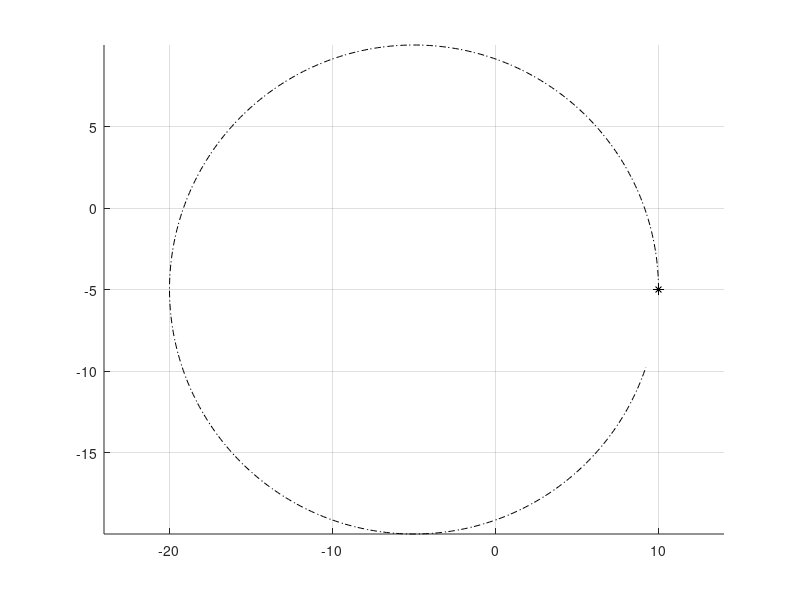

Reproduce this figure in MATLAB. (Note: this script raises an error after producing the figure.)
% Script to generate vehicle path and collision data using a constant
% radius circular model of the vehicle behavior. Currently assumes the
% vehicle CG travels on the circle and that there is zero sideslip angle.
% Could be extended to include vehicle sideslip, though the approach
% would have to use either max sideslip angle or change the bounds of the
% vehicle as it goes around.

% Notation: px denotes points. For example, p0 is initial point, pc is the
% center point, etc.

% Set the getNewData flag to 1 to set new obstacles by mouse clicking
flag_getNewData = 1;
flag_loadData = 0;

addpath('~/Documents/MATLAB/PSU_GeometryLib/Functions/')

% Clear existing data if new data is desired
if 1 == flag_getNewData || 1 == flag_loadData
    clearvars -except flag*
%     % Reset the flag for later use since clearvars will clear it
%     flag_getNewData = 1;
    if 1 == flag_loadData
        load test_obstacle
        flag_getNewData = 0;
    end
end

% Enumerate the body positions and directions
LF = 1; RF = 2; RR = 3; LR = 4; X = 1; Y = 2;

% Vehicle trajectory information
vx = 20;        % longitudinal speed (m/s)
R = 15;         % path radius (m) with sign (+ left, - right)
p0 = [10,-5];     % initial position of vehicle (m,m)
h0 = pi/2;     % initial heading of vehicle (rad)
a0 = 15*pi/180; % vehicle body slip angle (rad)
tf = 1.9*pi*abs(R)/vx;         % time horizon to check (s)
% Create a vector of the trajectory information
x0 = [p0'; h0; a0; vx; R];
% Vehicle dimensional information
vehicle.dr = 2.2;       % CG-front bumper distance (m)
vehicle.df = 8;        % CG-rear bumper distance (m)
vehicle.w = 2.0;        % vehicle width (m)

% Plot the points
figure(1)
clf
hold on
grid on
axis equal

% Plot the vehicle CG at the initial location
plot(p0(1),p0(2),'k*')
% Plot a plus sign over the circle to make something akin to a CG symbol
plot(p0(1),p0(2),'k+','markersize',8)

% Calculate center point of vehicle trajectory circle
pc(1) = p0(1) + R*cos(h0+pi/2);
pc(2) = p0(2) + R*sin(h0+pi/2);

% Generate a trajectory for the given time horizon
del_t = 0.01;
t = (0:del_t:tf)';
theta = vx*t/R + h0 - pi/2;
N = length(t);
pv = zeros(N,2);
pv(:,1) = R*cos(theta) + pc(1);
pv(:,2) = R*sin(theta) + pc(2);
% And plot the trajectory
plot(pv(:,1),pv(:,2),'k-.')

% Calculate the various pertinent radii and corner points of the vehicle
[radii,vehicleBB,radiiFlags] = fcn_Patch_CalcCircularTrajectoryGeometry(x0,vehicle);

% Parse out which radii are which
Rinside = sign(R)*radii(1);
RoutsideFront = sign(R)*radii(2);
RoutsideRear = sign(R)*radii(3);
Rmin = sign(R)*radii(6);
Rmax = sign(R)*radii(7);

% The radii flags can be used to determine which edges of the vehicle are
% of concern for calculating collisions. Possibilities are left, front, and
% right (radiiFlags = [5,3]/[tangent,RR] or [4,3]/[LR,RR]), left and front
% (radiiFlags = [5,2]/[tangent,RF] or [4,2]/[LR,RF]), or front and right
% (radiiflags = [1,3]/[LF,RR])
fprintf(1,"Min radius is %0.2f, max radius is %0.2f\n",Rmin,Rmax);
locations = {'LF','RF','RR','LR','tangent'};
fprintf(1,"Min radius on the %s point, max radius on the %s point\n",...
    locations{radiiFlags(1)},locations{radiiFlags(2)});

% Calculate the offset to the angular position based on the back end of the
% vehicle (in order to plot the extra portion of the clearance curves)
rear_offset = 1.1*sign(R)*atan2(-vehicle.dr,sign(R)*R+vehicle.w/2);
theta_arcs = linspace(theta(1)+rear_offset,theta(end),100);
plot(Rinside*cos(theta_arcs) + pc(1),Rinside*sin(theta_arcs) + pc(2),'-','color',[0.7 0.7 0.7]);
plot(RoutsideFront*cos(theta_arcs) + pc(1),RoutsideFront*sin(theta_arcs) + pc(2),'-','color',[0.7 0.7 0.7]);
plot(Rmin*cos(theta_arcs) + pc(1),Rmin*sin(theta_arcs) + pc(2),'r-');
plot(Rmax*cos(theta_arcs) + pc(1),Rmax*sin(theta_arcs) + pc(2),'b-');

% Plot the initial vehicle location
plotVehicleBB(p0,h0+a0,vehicle,1)

% Create some obstacles in the global coordinates
if 1 == flag_getNewData
    %pause(); % Used for zooming the plot to create more accurate obstacles, if desired
    Nobstacles = 1;
    % Create an template obstacle structure array to fill
    obstacles = struct('id',{},'color',{},'primitive',{},'primparams',{},'aabb',{},'pointsX',{},'pointsY',{});
    
    for obstacleInd = 1:Nobstacles
        % Add an obstacle by clicking to generate the points and then
        % turning the points into a patch object
        [xobst,yobst] = ginput;
        obstacles(obstacleInd).pointsX = xobst;
        obstacles(obstacleInd).pointsY = yobst;
        obstacles(obstacleInd).color = [0.4 0.4 0.4];
    end
end

% Plot the patch object over the trajectory lines using the patch plotting
% utility
[h,hpts] = fcn_Patch_plotPatch(obstacles,1);
% Update the axis limits to see the complete scenario
axis auto

%% Check for a collision at the initial configuration

% Set a flag that will be set if any of the obstacles yield a collision
initial_collision_flag = 0;

% Loop through each obstacle, checking for collisions with the vehicle
for obstacleInd = 1:Nobstacles
    % Use the polyxpoly function to check for overlaps between the car
    % bounding box and obstacle polyshapes
    [XI,YI] = polyxpoly(vehicleBB([1:end 1],X),vehicleBB([1:end 1],Y),obstacles(obstacleInd).pointsX([1:end 1]),obstacles(obstacleInd).pointsY([1:end 1]));
    
    % If there are entries in the intersection vectors, there is a
    % collision. Checking XI only since XI and YI are the same size.
    if ~isempty(XI)
        % Since the intersection vectors were non-empty, there is a
        % collision. Set the flag appropriately.
        initial_collision_flag = 1;
        % Output the collision notification
        fprintf(1,'Vehicle initial position is in conflict with obstacle %d.\n',obstacleInd);
        % Determine the overlap between the vehicle and obstacle
        collisionPoly = intersect(polyshape(vehicleBB([1:end 1],X),vehicleBB([1:end 1],Y)),polyshape(obstacles(obstacleInd).pointsX([1:end 1]),obstacles(obstacleInd).pointsY([1:end 1])));
        % Plot the overlapped region in red for the user's review
        plot(collisionPoly,'facecolor','red')
    end
end

%% Determine the nearest collision

% Run this check only if the vehicle does not begin in a state of collision
if 0 == initial_collision_flag
    tic     % Start timer
    % Check for straight-line motion
    if Inf == abs(R)
        error('This script does not handle straight line motion. Use script_test_fcn_Patch_checkStraightCollisions instead.');
    else
        % Run the main collision detection algorithm
        [collFlags,collTime,collAngle,collLoc,clearance,bodyCollLoc] = fcn_Patch_checkCollisions(x0,vehicle,obstacles);
    end
    ET = toc;   % Stop timer and store the elapsed time
    
    fprintf(1,'Determined collision geometry for %d objects in %0.3f seconds.\n',length(collFlags),ET);
    
    % Plot the car body
    Rabs = abs(R);
    frontEdgeOffset = sign(R)*pi/2;
  %%  
    for collInd = 1:length(collFlags)
        % Plot the vehicle body in the position of the collision or near
        % miss
        collHeading = theta(1) + sign(R)*collAngle(collInd) + (pi/2+a0);
        collCG = [R*cos(theta(1) + sign(R)*collAngle(collInd)) R*sin(theta(1) + sign(R)*collAngle(collInd))] + pc;
        plotVehicleBB(collCG,collHeading,vehicle,1)
        
        % Plot the collision or closest clearance point
        plot(collLoc(collInd,1),collLoc(collInd,2),'r*')
        
        if 1 == collFlags(collInd)
            fprintf(1,'  For object %d, found a collision with TTC of %0.2f seconds at (%0.2f,%0.2f)\n',collInd,collTime(collInd),collLoc(collInd,1),collLoc(collInd,2));
        else
            fprintf(1,'  For object %d, no collision detected. Smallest clearance distance is %0.2f units at (%0.2f,%0.2f), occurring at %0.2f seconds.\n',collInd,clearance(collInd),collLoc(collInd,1),collLoc(collInd,2),collTime(collInd));
        end
    end
    
    [~,firstColl] = conditionalMin(collTime,collFlags,'== 1');
    
%     % Create another copy of the figure
%     figure(1)
%     a1 = gca;
%     f2 = figure(2);
%     clf
%     a2 = copyobj(a1,f2);
%     figure(2)
%     axis([collLoc(firstColl,1)-2 collLoc(firstColl,1)+2 collLoc(firstColl,2)-2 collLoc(firstColl,2) + 2]);
    % Create a legend
    %legend('Vehicle Start Point','Vehicle Trajectory','Inner Vehicle Bound','Outer Vehicle Bound','Vehicle CG','Vehicle Outline at Start','Obstacle','Obstacle Vertices','Vehicle Outline at Collision','Collision Point','location','best')
end

function plotVehicleBB(pCG,heading,vehicle,figHandle)

% Enumerate the body positions and directions
LF = 1; RF = 2; RR = 3; LR = 4; X = 1; Y = 2;

% Address the specified figure
figure(figHandle)
% Plot the CG location
plot(pCG(X),pCG(Y),'ko')
plot(pCG(X),pCG(Y),'k+')

% Compute the locations of the bounding box points by adding vectors to the CG. To move fore/aft, add df/dr at the heading angle or the heading angle - pi. To move left/right, add w/2 at the heading angle plus/minus pi/2.
vehicleBB(LF,X) = pCG(X) + vehicle.df*cos(heading)    + vehicle.w/2*cos(heading + pi/2);
vehicleBB(LF,Y) = pCG(Y) + vehicle.df*sin(heading)    + vehicle.w/2*sin(heading + pi/2);
vehicleBB(RF,X) = pCG(X) + vehicle.df*cos(heading) + vehicle.w/2*cos(heading - pi/2);
vehicleBB(RF,Y) = pCG(Y) + vehicle.df*sin(heading) + vehicle.w/2*sin(heading - pi/2);
vehicleBB(RR,X) = pCG(X) + vehicle.dr*cos(heading-pi) + vehicle.w/2*cos(heading - pi/2);
vehicleBB(RR,Y) = pCG(Y) + vehicle.dr*sin(heading-pi) + vehicle.w/2*sin(heading - pi/2);
vehicleBB(LR,X) = pCG(X) + vehicle.dr*cos(heading-pi)    + vehicle.w/2*cos(heading + pi/2);
vehicleBB(LR,Y) = pCG(Y) + vehicle.dr*sin(heading-pi)    + vehicle.w/2*sin(heading + pi/2);
% Plot the vehicle bounding box
plot(vehicleBB([1:end 1],X),vehicleBB([1:end 1],Y),'b-','linewidth',1);
end
